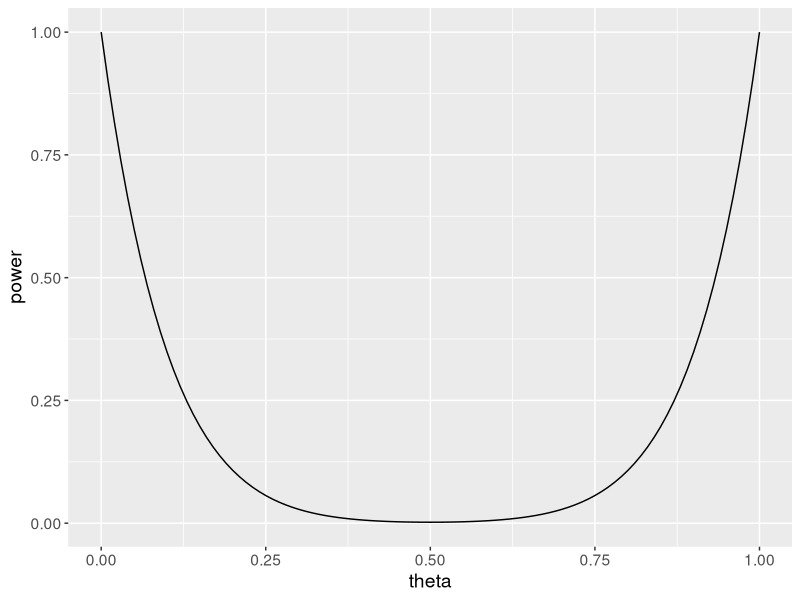
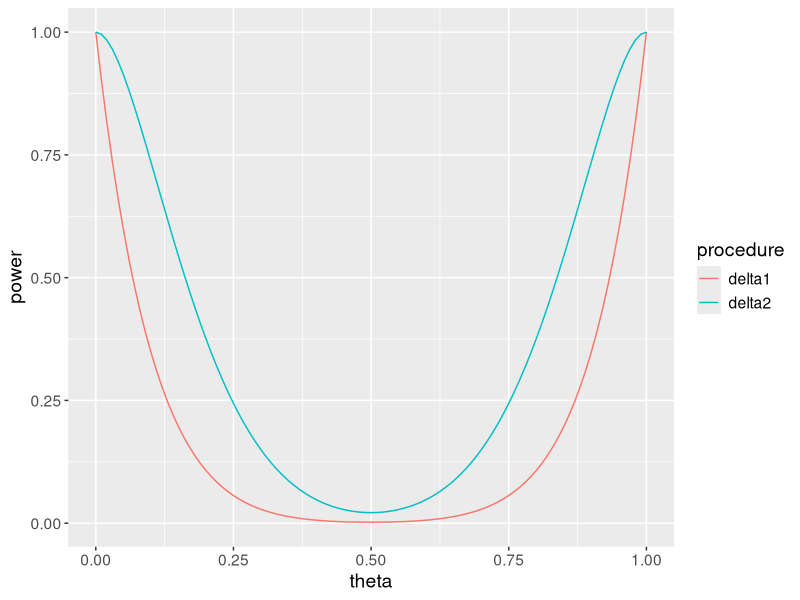

The R script that drew these images, in order:
## ---- chunk 1
knitr::opts_chunk$set(echo = TRUE, message = F, warning = F,
                      fig.width = 6, fig.height = 4)
## ---- chunk 2
power_fn <- function(theta, n, r_vals){
  # theta is possible vector of theta_vals
  # n = number of trials
  # r_vals = values in rejection region
  n_theta <- length(theta)
  ret <- rep(NA, n_theta)
  for(i in 1:n_theta){
    ret[i] <- sum(dbinom(r_vals, n, theta[i]))
  }
  return(ret)
}

n <- 10
theta_vals <- seq(0, 1, 0.01)
delta1 <- power_fn(theta_vals, n, c(0, 10))
## ---- chunk 3
library(tidyverse)
data.frame(theta = theta_vals, power = delta1) %>%
  ggplot(., aes(x = theta, y = power)) +
  geom_line()+
  theme(text = element_text(size = 14))
## ---- chunk 4
delta2 <- power_fn(theta_vals, n, c(0, 1, 9, 10))
data.frame(theta = theta_vals, delta1, delta2) %>%
  pivot_longer(cols = 2:3, names_to = "procedure", values_to = "power") %>%
  ggplot(.,aes(x = theta, y = power, col = procedure)) +
  geom_line() + 
  theme(text = element_text(size = 14))
  
